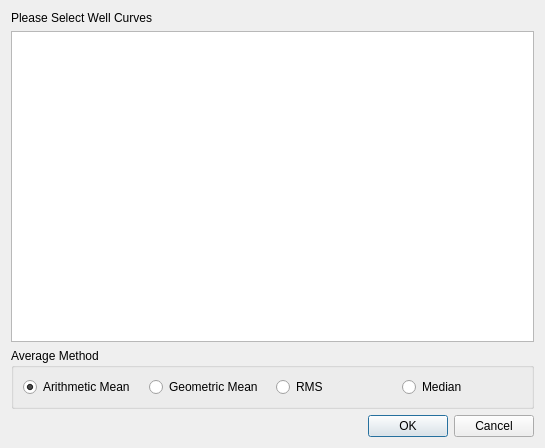
<?xml version="1.0" encoding="UTF-8"?>
<ui version="4.0">
 <class>DlgLFMUpscaling</class>
 <widget class="QDialog" name="DlgLFMUpscaling">
  <property name="geometry">
   <rect>
    <x>0</x>
    <y>0</y>
    <width>545</width>
    <height>448</height>
   </rect>
  </property>
  <property name="windowTitle">
   <string>Dialog</string>
  </property>
  <layout class="QGridLayout" name="gridLayout_2">
   <item row="0" column="0">
    <widget class="QLabel" name="label">
     <property name="text">
      <string>Please Select Well Curves</string>
     </property>
    </widget>
   </item>
   <item row="1" column="0" colspan="2">
    <widget class="QListWidget" name="m_pListWidget"/>
   </item>
   <item row="2" column="0" colspan="2">
    <widget class="QGroupBox" name="groupBox">
     <property name="title">
      <string>Average Method</string>
     </property>
     <layout class="QGridLayout" name="gridLayout">
      <item row="0" column="0">
       <widget class="QRadioButton" name="m_pRadioAri">
        <property name="text">
         <string>Arithmetic Mean</string>
        </property>
        <property name="checked">
         <bool>true</bool>
        </property>
       </widget>
      </item>
      <item row="0" column="1">
       <widget class="QRadioButton" name="m_pRadioGeo">
        <property name="text">
         <string>Geometric Mean</string>
        </property>
       </widget>
      </item>
      <item row="0" column="3">
       <widget class="QRadioButton" name="m_pRadioMedian">
        <property name="text">
         <string>Median</string>
        </property>
       </widget>
      </item>
      <item row="0" column="2">
       <widget class="QRadioButton" name="m_pRadioRMS">
        <property name="text">
         <string>RMS</string>
        </property>
       </widget>
      </item>
     </layout>
    </widget>
   </item>
   <item row="3" column="1">
    <widget class="QDialogButtonBox" name="buttonBox">
     <property name="orientation">
      <enum>Qt::Horizontal</enum>
     </property>
     <property name="standardButtons">
      <set>QDialogButtonBox::Cancel|QDialogButtonBox::Ok</set>
     </property>
    </widget>
   </item>
  </layout>
  <zorder>label</zorder>
  <zorder>buttonBox</zorder>
  <zorder>m_pListWidget</zorder>
  <zorder>groupBox</zorder>
  <zorder>m_pRadioRMS</zorder>
 </widget>
 <resources/>
 <connections>
  <connection>
   <sender>buttonBox</sender>
   <signal>accepted()</signal>
   <receiver>DlgLFMUpscaling</receiver>
   <slot>accept()</slot>
   <hints>
    <hint type="sourcelabel">
     <x>248</x>
     <y>254</y>
    </hint>
    <hint type="destinationlabel">
     <x>157</x>
     <y>274</y>
    </hint>
   </hints>
  </connection>
  <connection>
   <sender>buttonBox</sender>
   <signal>rejected()</signal>
   <receiver>DlgLFMUpscaling</receiver>
   <slot>reject()</slot>
   <hints>
    <hint type="sourcelabel">
     <x>316</x>
     <y>260</y>
    </hint>
    <hint type="destinationlabel">
     <x>286</x>
     <y>274</y>
    </hint>
   </hints>
  </connection>
 </connections>
</ui>
